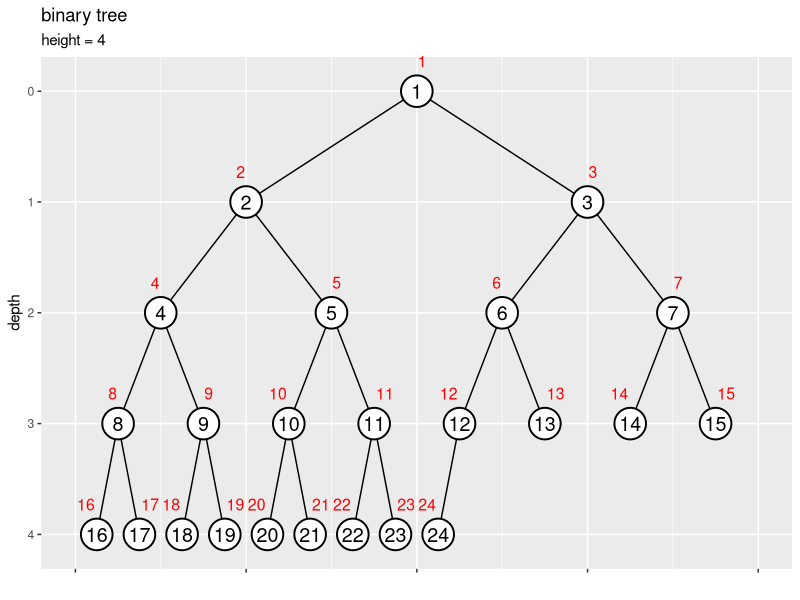
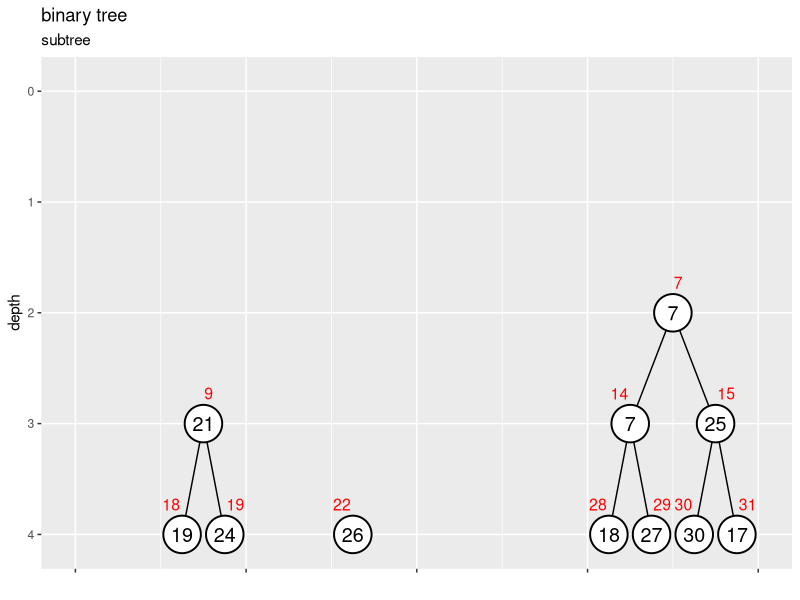
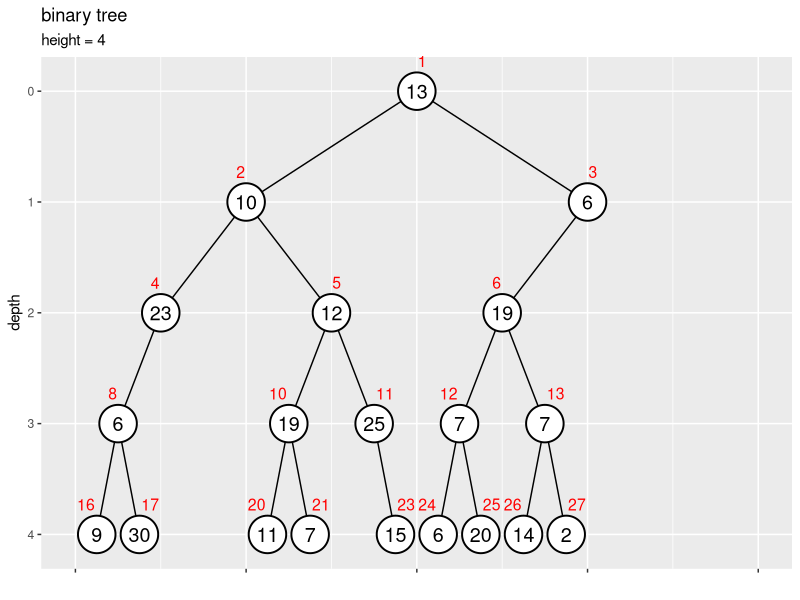

Recreate these plots in R, in order.

# バイナリツリーの作図 ------------------------------------------------------------------

# 利用パッケージ
library(tidyverse)

# チェック用
library(ggplot2)


# 二分木の作成 ------------------------------------------------------------------

# ノード数を指定
N <- 24

# (簡易的に)値を作成
a <- 1:N


# インデックスラベルの調整値を指定
d <- 0.6

# 頂点の座標を作成
node_df <- tibble::tibble(
  value = a, 
  index = 1:N, 
  depth = floor(log2(index)), 
  col_idx = index - 2^depth + 1, # 深さごとの頂点数
  coord_x = (col_idx * 2 - 1) * 1/(2^depth * 2), 
  label_offset = dplyr::if_else(
    condition = index%%2 == 0, true = 0.5+d, false = 0.5-d
  ) # ラベル位置を左右にズラす
)

# 辺の座標を作成
edge_df <- dplyr::bind_rows(
  # 子ノードの座標
  node_df |> 
    dplyr::filter(depth > 0) |> # 根を除去
    dplyr::mutate(
      edge_id   = index, # 線分描画用
      node_type = "childe" # 目視確認用
    ), 
  # 親ノードの座標
  node_df |> 
    dplyr::filter(depth > 0) |> # 根を除去
    dplyr::mutate(
      edge_id   = index, # 線分描画用
      node_type = "parent", # 目視確認用
      depth   = depth - 1, 
      index   = index %/% 2, 
      col_idx = index - 2^depth + 1, 
      coord_x = (col_idx * 2 - 1) * 1/(2^depth * 2)
    )
) |> 
  dplyr::select(!label_offset) |> 
  dplyr::arrange(edge_id, depth)


# ツリーの高さを取得
max_h <- floor(log2(N))
max_h <- max(node_df[["depth"]])

# 縦方向の余白の調整値を指定
d <- 0.1

# 二分木を作図
ggplot() + 
  geom_path(data = edge_df, 
            mapping = aes(x = coord_x, y = depth, group = edge_id)) + # 辺
  geom_point(data = node_df, 
             mapping = aes(x = coord_x, y = depth), 
             size = 10, shape = "circle filled", fill = "white", stroke = 1) + # 頂点
  geom_text(data = node_df, 
            mapping = aes(x = coord_x, y = depth, label = value), 
            size = 5) + # 値ラベル
  geom_text(data = node_df, 
            mapping = aes(x = coord_x, y = depth, label = index, hjust = label_offset), 
            size = 4, vjust = -2, color = "red") + # 位置ラベル
  scale_x_continuous(labels = NULL, name = "") + 
  scale_y_reverse(breaks = 0:max_h, limits = c(max_h+d, -d), minor_breaks = FALSE) + 
  coord_cartesian(xlim = c(0, 1)) + 
  labs(title = "binary tree", 
       subtitle = paste0("height = ", max_h), 
       y = "depth")


# 部分木インデックスの計算 ------------------------------------------------------------------

# 部分木インデックスの定義
subtree <- function(root_index, max_index) {
  
  # インデックスの最大値を取得
  N <- max_index
  
  # 部分木の根を取得
  parent_idx <- root_index[root_index <= N] |> 
    sort()
  
  # 親ごとに処理
  childe_idx <- NULL
  for(i in parent_idx) {
    
    # 兄弟インデックスを作成
    tmp_idx <- c(2*i, 2*i+1)
    
    # 子インデックスを格納
    childe_idx <- c(childe_idx, tmp_idx[tmp_idx <= N]) # 最大位置を超えたら除去
  }
  
  # 子がなければ再帰処理を終了
  if(length(childe_idx) == 0) return(parent_idx)
  
  # 孫インデックスを作成
  tmp_idx <- subtree(childe_idx, N)
  
  # 子孫インデックスを格納
  parent_idx <- c(parent_idx, tmp_idx) |> 
    sort()
  
  # 子孫インデックスを出力
  return(parent_idx)
}


# 部分木の作成 ------------------------------------------------------------------

# ノード数を指定
N <- 31

# 部分木の根を指定
sub_root_idx <- c(7, 9, 22)

# 部分木のインデックスを作成
sub_node_idx <- subtree(sub_root_idx, N)

# 値を作成
a <- sample(x = 1:N, size = N, replace = TRUE)

# 部分木以外のノードを剪定
a[!(1:N %in% sub_node_idx)] <- NA


# 頂点の座標を作成
d <- 0.6
node_df <- tibble::tibble(
  value   = a, 
  node_id = 1:N, 
  index   = dplyr::if_else(
    condition = !is.na(value), true = node_id, false = NA_real_
  ), 
  depth   = floor(log2(index)), 
  col_idx = index - 2^depth + 1, # 深さごとの頂点数
  coord_x = (col_idx * 2 - 1) * 1/(2^depth * 2), 
  label_offset = dplyr::if_else(
    condition = index%%2 == 0, true = 0.5+d, false = 0.5-d
  ) # ラベル位置を左右にズラす
)

# 辺の座標を作成
edge_df <- dplyr::bind_rows(
  # 子ノードの座標
  node_df |> 
    dplyr::filter(depth > 0, !node_id %in% sub_root_idx) |> # 根を除去
    dplyr::mutate(
      edge_id   = index, # 線分描画用
      node_type = "childe" # 目視確認用
    ), 
  # 親ノードの座標
  node_df |> 
    dplyr::filter(depth > 0, !node_id %in% sub_root_idx) |> # 根を除去
    dplyr::mutate(
      edge_id   = index, # 線分描画用
      node_type = "parent", # 目視確認用
      depth   = depth - 1, 
      index   = index %/% 2, 
      col_idx = index - 2^depth + 1, 
      coord_x = (col_idx * 2 - 1) * 1/(2^depth * 2)
    )
) |> 
  dplyr::select(!label_offset) |> 
  dplyr::arrange(edge_id, depth)


# ツリーの高さを取得
max_h <- floor(log2(N))

# 部分二分木を作図
d <- 0.1
ggplot() + 
  geom_path(data = edge_df, 
            mapping = aes(x = coord_x, y = depth, group = edge_id)) + # 辺
  geom_point(data = node_df, 
             mapping = aes(x = coord_x, y = depth), 
             size = 12, shape = "circle filled", fill = "white", stroke = 1, na.rm = TRUE) + # 頂点
  geom_text(data = node_df, 
            mapping = aes(x = coord_x, y = depth, label = value), 
            size = 5, na.rm = TRUE) + # 値ラベル
  geom_text(data = node_df, 
            mapping = aes(x = coord_x, y = depth, label = index, hjust = label_offset), 
            size = 4, vjust = -2, color = "red", na.rm = TRUE) + # 位置ラベル
  scale_x_continuous(labels = NULL, name = "") + 
  scale_y_reverse(breaks = 0:max_h, limits = c(max_h+d, -d), minor_breaks = FALSE) + 
  coord_cartesian(xlim = c(0, 1)) + 
  labs(title = "binary tree", 
       subtitle = "subtree", 
       y = "depth")


# 欠損の作成 -------------------------------------------------------------------

# ノード数を指定
N <- 31

# (削除する)部分木の根を指定
sub_root_idx <- c(7, 9, 22)

# 部分木のインデックスを作成
del_node_idx <- subtree(sub_root_idx, N)

# 値を作成
a <- sample(x = 1:N, size = N, replace = TRUE)

# 部分木のノードを剪定
a[del_node_idx] <- NA


# 頂点の座標を作成
d <- 0.6
node_df <- tibble::tibble(
  value   = a, 
  node_id = 1:N, 
  index   = dplyr::if_else(
    condition = !is.na(value), true = node_id, false = NA_real_
  ), 
  depth   = floor(log2(index)), 
  col_idx = index - 2^depth + 1, # 深さごとの頂点数
  coord_x = (col_idx * 2 - 1) * 1/(2^depth * 2), 
  label_offset = dplyr::if_else(
    condition = index%%2 == 0, true = 0.5+d, false = 0.5-d
  ) # ラベル位置を左右にズラす
)

# 辺の座標を作成
edge_df <- dplyr::bind_rows(
  # 子ノードの座標
  node_df |> 
    dplyr::filter(depth > 0) |> # 根を除去
    dplyr::mutate(
      edge_id   = index, # 線分描画用
      node_type = "childe" # 目視確認用
    ), 
  # 親ノードの座標
  node_df |> 
    dplyr::filter(depth > 0) |> # 根を除去
    dplyr::mutate(
      edge_id   = index, # 線分描画用
      node_type = "parent", # 目視確認用
      depth   = depth - 1, 
      index   = index %/% 2, 
      col_idx = index - 2^depth + 1, 
      coord_x = (col_idx * 2 - 1) * 1/(2^depth * 2)
    )
) |> 
  dplyr::select(!label_offset) |> 
  dplyr::arrange(edge_id, depth)


# ツリーの高さを取得
max_h <- max(node_df[["depth"]], na.rm = TRUE)

# 部分二分木を作図
d <- 0.1
ggplot() + 
  geom_path(data = edge_df, 
            mapping = aes(x = coord_x, y = depth, group = edge_id)) + # 辺
  geom_point(data = node_df, 
             mapping = aes(x = coord_x, y = depth), 
             size = 12, shape = "circle filled", fill = "white", stroke = 1, na.rm = TRUE) + # 頂点
  geom_text(data = node_df, 
            mapping = aes(x = coord_x, y = depth, label = value), 
            size = 5, na.rm = TRUE) + # 値ラベル
  geom_text(data = node_df, 
            mapping = aes(x = coord_x, y = depth, label = index, hjust = label_offset), 
            size = 4, vjust = -2, color = "red", na.rm = TRUE) + # 位置ラベル
  scale_x_continuous(labels = NULL, name = "") + 
  scale_y_reverse(breaks = 0:max_h, limits = c(max_h+d, -d), minor_breaks = FALSE) + 
  coord_cartesian(xlim = c(0, 1)) + 
  labs(title = "binary tree", 
       subtitle = paste0("height = ", max_h), 
       y = "depth")


